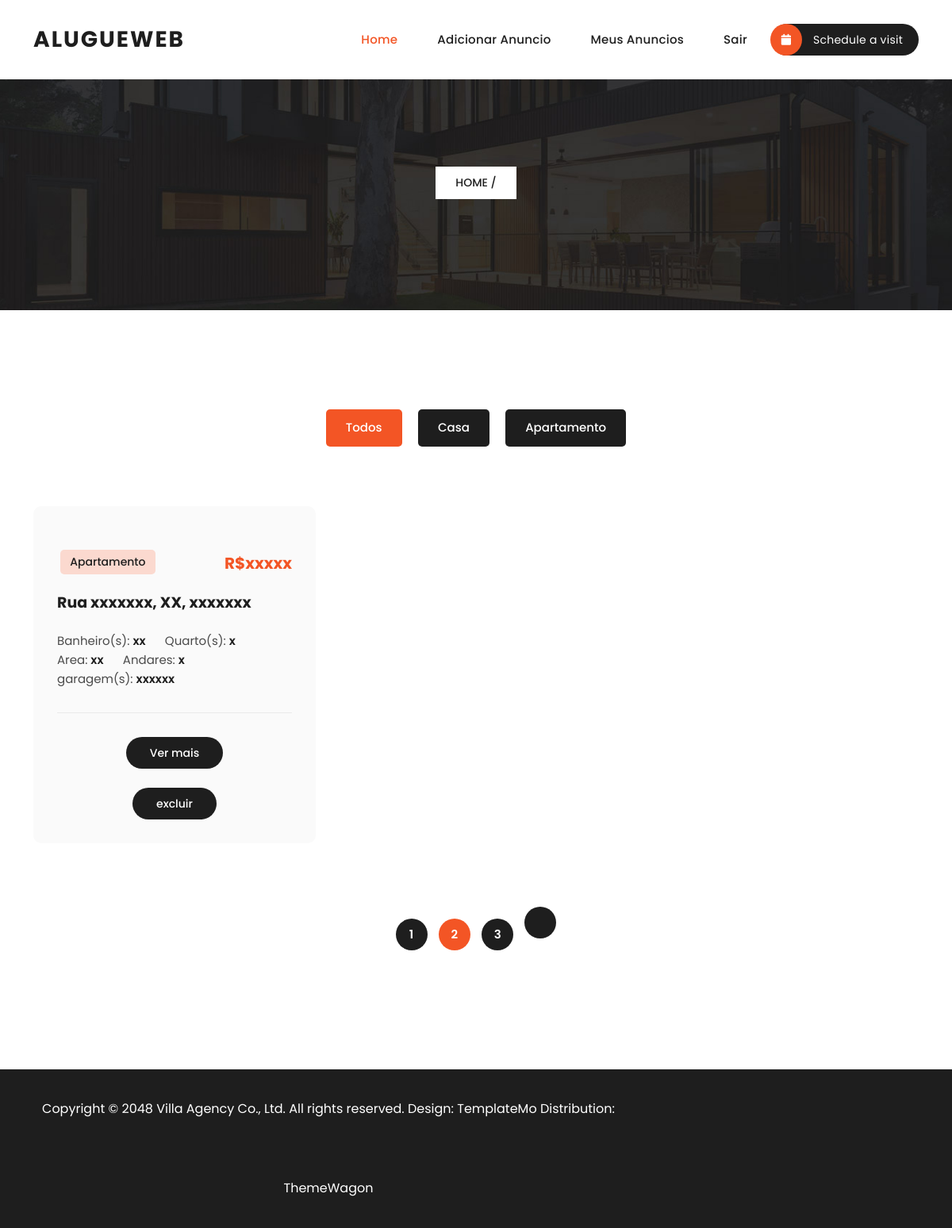
The app's page /principal/meus_anuncios/ (signed in) with its own data.
### principal/models.py (models this page shows)
class Anuncio(models.Model):
    usuario_anuncio = models.ForeignKey(User, on_delete=models.DO_NOTHING)
    categoria_anuncio = models.ForeignKey(Categoria, on_delete=models.DO_NOTHING)
    valor = models.CharField(max_length=10)
    estado = models.CharField(max_length=2)
    cidade = models.CharField(max_length=20)
    rua = models.CharField(max_length=50)
    numero = models.CharField(max_length=4)
    quantidade_banheiro = models.CharField(max_length=3)
    quantidade_quartos = models.CharField(max_length=3)
    area_terreno = models.CharField(max_length=8)
    andares = models.CharField(max_length=3)
    garagens = models.CharField(max_length=3)
    img = models.ImageField(upload_to='img/%Y/%m/%h')
    telefone_anunciante = models.CharField(max_length=30)
    email_anunciante = models.EmailField(max_length=60)

### categoria/models.py (models this page shows)
class Categoria(models.Model):
    nome_categoria = models.CharField(max_length=15)
    def __str__(self) -> str:
        return self.nome_categoria

### principal/views.py (the view)
# urls.py: path('meus_anuncios/', views.meus_anuncios, name='meus_anuncios'),
def meus_anuncios(request):
    anuncios = Anuncio.objects.filter(usuario_anuncio=request.user)
    return render(request, 'meus_anuncios.html', {'anuncios': anuncios})

### principal/templates/meus_anuncios.html (shortened to what this page needs)
{% extends 'base.html' %}
{% block 'menu' %}
{% include 'parciais/_menu.html' %}
{% endblock %}
{% block 'conteudo' %}
<div class="page-heading header-text">
    <div class="container">
      <div class="row">
        <div class="col-lg-12">
          <span class="breadcrumb"><a href="#">Home</a> / {{ anuncios.usuario_anuncio }}</span>
        </div>
      </div>
    </div>
  </div>
  <div class="section properties">
    <div class="container">
      <ul class="properties-filter">
        <li>
          <a class="is_active" href="#!">Todos</a>
        </li>
        <li>
          <a href="">Casa</a>
        </li>
        <li>
          <a href="" >Apartamento</a>
        </li>
      </ul>
      {% for anuncio in anuncios %}
      <div class="row properties-box">
        <div class="col-lg-4 col-md-6 align-self-center mb-30 properties-items col-md-6 adv">
          <div class="item">
            <span class="category">{{ anuncio.categoria_anuncio }}</span>
            <h6>R${{ anuncio.valor }}</h6>
            <h4><a href="property-details.html">{{ anuncio.rua }}, {{ anuncio.cidade }}, {{ anuncio.estado }}</a></h4>
            <ul>
              <li>Banheiro(s): <span>{{ anuncio.quantidade_banheiro }}</span></li>
              <li>Quarto(s): <span>{{ anuncio.quantidade_quartos }}</span></li>
              <li>Area: <span>{{ anuncio.area_terreno }}</span></li>
              <li>Andares: <span>{{ anuncio.andares }}</span></li>
              <li>garagem(s): <span>{{ anuncio.garagens }}</span></li>
            </ul>
            <div class="main-button">
              <a href="{% url 'detalhes_anuncio' anuncio.id %}">Ver mais</a>
            </div>
            <br>
            <div class="main-button">
              <a href="{% url 'excluir' anuncio.id %}">excluir</a>
            </div>
          </div>
        </div>
        {% endfor %}
      </div>
      <div class="row">
        <div class="col-lg-12">
          <ul class="pagination">
            <li><a href="#">1</a></li>
            <li><a class="is_active" href="#">2</a></li>
            <li><a href="#">3</a></li>
            <li><a href="#"></a></li>
          </ul>
        </div>
      </div>
    </div>
  </div>
{% endblock %}

### dir/static/assets/css/templatemo-villa-agency.css (style rules this page uses)
html, body, div, span, applet, object, iframe, h1, h2, h3, h4, h5, h6, p, blockquote, div pre, a, abbr, acronym, address, big, cite, code, del, dfn, em, font, img, ins, kbd, q, s, samp, small, strike, strong, sub, sup, tt, var, b, u, i, center, dl, dt, dd, ol, ul, li, figure, header, nav, section, article, aside, footer, figcaption { margin: 0; padding: 0; border: 0; outline: 0; }
ul, li { padding: 0; margin: 0; list-style: none; }
* { box-sizing: border-box; }
html, body { font-family: 'Poppins', sans-serif; -ms-text-size-adjust: 100%; -webkit-font-smoothing: antialiased; -moz-osx-font-smoothing: grayscale; }
a { text-decoration: none !important; }
h1, h2, h3, h4, h5, h6 { color: #1e1e1e; margin-top: 0px; margin-bottom: 0px; font-weight: 700; }
ul { margin-bottom: 0px; }
html, body { font-family: 'Poppins', sans-serif; }
.section { margin-top: 120px; }
.main-button a { display: inline-block; background-color: #1e1e1e; color: #fff; font-size: 14px; font-weight: 500; height: 40px; line-height: 40px; padding: 0px 30px; border-radius: 25px; transition: all .3s; }
.properties .item { background-color: #fafafa; border-radius: 10px; padding: 30px; margin-bottom: 30px; }
.properties .item span.category { background-color: #fbd9cf; font-weight: 500; border-radius: 5px; font-size: 14px; color: #1e1e1e; padding: 5px 12px; display: inline-block; margin-top: 25px; }
.properties .item h4 { font-size: 19px; margin: 25px 0px; }
.properties .item h4 a { color: #1e1e1e; }
.properties .item ul li { display: inline-block; font-size: 15px; color: #4a4a4a; margin-right: 20px; }
.properties .item ul li span { font-weight: 600; color: #1e1e1e; }
.properties .item ul { border-bottom: 1px solid #eaeaea; margin-bottom: 30px; padding-bottom: 30px; }
.properties .item h6 { font-size: 20px; color: #f35525; margin-top: 6px; display: inline-block; float: right; margin-top: 30px; }
.properties .item .main-button { text-align: center; }
.page-heading { background-image: url(../images/page-heading-bg.jpg); background-position: center bottom; background-repeat: no-repeat; background-size: cover; padding: 110px 0px; text-align: center; }
.page-heading span { background-color: #fff; color: #1e1e1e; font-size: 14px; font-weight: 500; text-transform: uppercase; padding: 10px 25px; display: inline-block; margin-bottom: 30px; }
.page-heading span a { color: #1e1e1e; }
.properties ul.properties-filter { list-style: none; text-align: center; margin-bottom: 70px; }
.properties ul.properties-filter li { display: inline-block; margin: 5px 8px; }
.properties ul.properties-filter li a { display: inline-block; text-align: center; font-size: 15px; text-transform: capitalize; font-weight: 500; color: #fff; background-color: #1e1e1e; padding: 12px 25px; border-radius: 5px; transition: all .3s; }
.properties ul.properties-filter li a.is_active { background-color: #f35525; color: #fff; }
.properties ul.pagination { margin-top: 50px; text-align: center; width: 100%; display: inline-block; }
.properties ul.pagination li { display: inline-block; margin: 0px 5px; }
.properties ul.pagination li a { display: inline-block; width: 40px; height: 40px; line-height: 40px; text-align: center; background-color: #1e1e1e; color: #fff; font-size: 15px; font-weight: 600; border-radius: 50%; transition: all .3s; }
.properties ul.pagination li a:hover, .properties ul.pagination li a.is_active { background-color: #f35525; color: #fff; }
body { overflow-x: hidden; }

### records on screen
Anuncio: categoria_anuncio "Apartamento", valor "xxxxx", rua "Rua xxxxxxx", cidade "XX", estado "xxxxxxx", quantidade_banheiro "xx", quantidade_quartos "x", area_terreno "xx", andares "x", garagens "xxxxxx"
